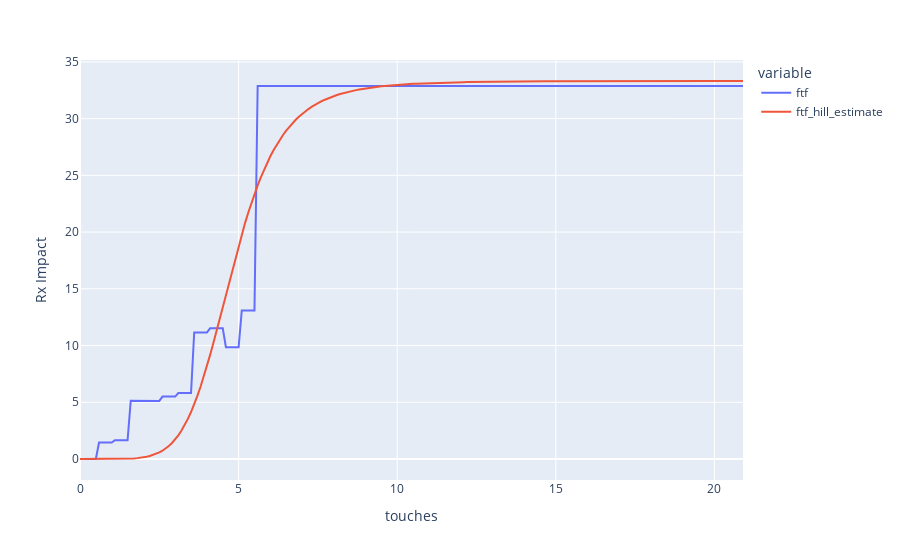

Source (notebook cell):
### Code cell
response_curves.plot(channel3['resp_df'], 'touches', ['ftf', 'ftf_hill_estimate'])

### Figure 1 — Plotly figure (JSON) as saved in the notebook; plotly's stock layout.template omitted (floating-point values rounded to 4 significant figures; data arrays with more than 128 entries replaced by an {"elided": "..."} marker saying what was removed)
{"data": [{"hovertemplate": "variable=ftf<br>touches=%{x}<br>value=%{y}<extra></extra>", "legendgroup": "ftf", "line": {"color": "#636efa", "dash": "solid"}, "marker": {"symbol": "circle"}, "mode": "lines", "name": "ftf", "orientation": "v", "showlegend": true, "type": "scatter", "x": {"elided": "210 float values"}, "xaxis": "x", "y": {"elided": "210 float values"}, "yaxis": "y"}, {"hovertemplate": "variable=ftf_hill_estimate<br>touches=%{x}<br>value=%{y}<extra></extra>", "legendgroup": "ftf_hill_estimate", "line": {"color": "#EF553B", "dash": "solid"}, "marker": {"symbol": "circle"}, "mode": "lines", "name": "ftf_hill_estimate", "orientation": "v", "showlegend": true, "type": "scatter", "x": {"elided": "210 float values"}, "xaxis": "x", "y": {"elided": "210 float values"}, "yaxis": "y"}], "layout": {"legend": {"title": {"text": "variable"}, "tracegroupgap": 0}, "margin": {"t": 60}, "xaxis": {"anchor": "y", "domain": [0, 1], "title": {"text": "touches"}}, "yaxis": {"anchor": "x", "domain": [0, 1], "title": {"text": "Rx Impact"}}}}
